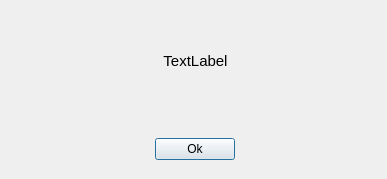
<?xml version="1.0" encoding="UTF-8"?>
<ui version="4.0">
 <class>PopUp</class>
 <widget class="QDialog" name="PopUp">
  <property name="geometry">
   <rect>
    <x>0</x>
    <y>0</y>
    <width>387</width>
    <height>179</height>
   </rect>
  </property>
  <property name="windowTitle">
   <string>Dialog</string>
  </property>
  <widget class="QWidget" name="horizontalLayoutWidget">
   <property name="geometry">
    <rect>
     <x>0</x>
     <y>119</y>
     <width>391</width>
     <height>61</height>
    </rect>
   </property>
   <layout class="QHBoxLayout" name="horizontalLayout">
    <property name="sizeConstraint">
     <enum>QLayout::SetDefaultConstraint</enum>
    </property>
    <item>
     <widget class="QPushButton" name="pushButton">
      <property name="sizePolicy">
       <sizepolicy hsizetype="Fixed" vsizetype="Fixed">
        <horstretch>0</horstretch>
        <verstretch>0</verstretch>
       </sizepolicy>
      </property>
      <property name="text">
       <string>Ok</string>
      </property>
     </widget>
    </item>
   </layout>
  </widget>
  <widget class="QWidget" name="horizontalLayoutWidget_2">
   <property name="geometry">
    <rect>
     <x>0</x>
     <y>0</y>
     <width>391</width>
     <height>121</height>
    </rect>
   </property>
   <layout class="QHBoxLayout" name="horizontalLayout_2">
    <property name="sizeConstraint">
     <enum>QLayout::SetDefaultConstraint</enum>
    </property>
    <item>
     <widget class="QLabel" name="label">
      <property name="font">
       <font>
        <pointsize>11</pointsize>
       </font>
      </property>
      <property name="text">
       <string>TextLabel</string>
      </property>
      <property name="alignment">
       <set>Qt::AlignCenter</set>
      </property>
     </widget>
    </item>
   </layout>
  </widget>
 </widget>
 <resources/>
 <connections/>
</ui>
